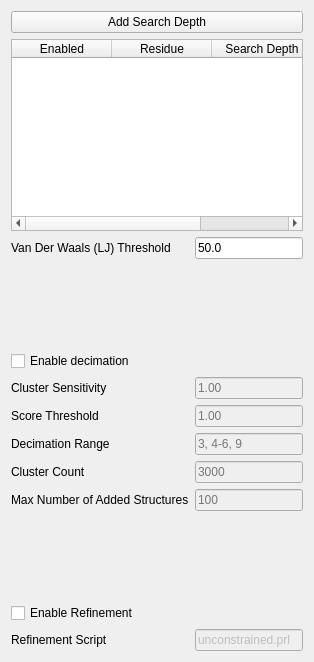
          <widget class="QWidget" name="tab_5">
           <attribute name="title">
            <string>Advanced</string>
           </attribute>
           <layout class="QVBoxLayout" name="verticalLayout_9">
            <item>
             <layout class="QHBoxLayout" name="horizontalLayout">
              <property name="topMargin">
               <number>0</number>
              </property>
              <item>
               <widget class="QPushButton" name="btAddSearchDepth">
                <property name="enabled">
                 <bool>true</bool>
                </property>
                <property name="text">
                 <string>Add Search Depth</string>
                </property>
               </widget>
              </item>
             </layout>
            </item>
            <item>
             <widget class="QTableWidget" name="twDepthSearch">
              <property name="enabled">
               <bool>true</bool>
              </property>
              <property name="editTriggers">
               <set>QAbstractItemView::NoEditTriggers</set>
              </property>
              <property name="alternatingRowColors">
               <bool>true</bool>
              </property>
              <column>
               <property name="text">
                <string>Enabled</string>
               </property>
              </column>
              <column>
               <property name="text">
                <string>Residue</string>
               </property>
              </column>
              <column>
               <property name="text">
                <string>Search Depth</string>
               </property>
              </column>
             </widget>
            </item>
            <item>
             <layout class="QFormLayout" name="formLayout_3">
              <property name="fieldGrowthPolicy">
               <enum>QFormLayout::ExpandingFieldsGrow</enum>
              </property>
              <property name="topMargin">
               <number>0</number>
              </property>
              <item row="0" column="0">
               <widget class="QLabel" name="label_22">
                <property name="text">
                 <string>Van Der Waals (LJ) Threshold</string>
                </property>
               </widget>
              </item>
              <item row="0" column="1">
               <widget class="QLineEdit" name="sbLJThreshold">
                <property name="text">
                 <string>50.0</string>
                </property>
               </widget>
              </item>
              <item row="2" column="0">
               <widget class="QCheckBox" name="cbEnableDecimation">
                <property name="enabled">
                 <bool>true</bool>
                </property>
                <property name="text">
                 <string>Enable decimation</string>
                </property>
               </widget>
              </item>
              <item row="3" column="0">
               <widget class="QLabel" name="label_12">
                <property name="text">
                 <string>Cluster Sensitivity</string>
                </property>
               </widget>
              </item>
              <item row="3" column="1">
               <widget class="QLineEdit" name="sbClusterSensitivity">
                <property name="enabled">
                 <bool>false</bool>
                </property>
                <property name="toolTip">
                 <string>&lt;html&gt;&lt;head/&gt;&lt;body&gt;&lt;p&gt;This is the number of structures in each cluster. Cannot be used with Cluster Count&lt;/p&gt;&lt;/body&gt;&lt;/html&gt;</string>
                </property>
                <property name="text">
                 <string/>
                </property>
                <property name="placeholderText">
                 <string>1.00</string>
                </property>
               </widget>
              </item>
              <item row="4" column="0">
               <widget class="QLabel" name="label_13">
                <property name="text">
                 <string>Score Threshold</string>
                </property>
               </widget>
              </item>
              <item row="4" column="1">
               <widget class="QLineEdit" name="dsbScoreThreshold">
                <property name="enabled">
                 <bool>false</bool>
                </property>
                <property name="toolTip">
                 <string>&lt;html&gt;&lt;head/&gt;&lt;body&gt;&lt;p&gt;The value entered here is a percent. REDCRAFT then takes that percent and uses it to calculate the exact score threshold by calculating X*(1+percent) where X is the previous worst structure considered and percent is the value entered in the config file. &lt;/p&gt;&lt;/body&gt;&lt;/html&gt;</string>
                </property>
                <property name="text">
                 <string/>
                </property>
                <property name="placeholderText">
                 <string>1.00</string>
                </property>
               </widget>
              </item>
              <item row="5" column="0">
               <widget class="QLabel" name="label_17">
                <property name="text">
                 <string>Decimation Range</string>
                </property>
               </widget>
              </item>
              <item row="5" column="1">
               <widget class="QLineEdit" name="DecimationRangelineEdit">
                <property name="enabled">
                 <bool>false</bool>
                </property>
                <property name="toolTip">
                 <string>&lt;html&gt;&lt;head/&gt;&lt;body&gt;&lt;p&gt;Sepereate ranges with a comma. Use a dash to include residues inbetween. 4-6 is the same as 4,5,6&lt;/p&gt;&lt;/body&gt;&lt;/html&gt;</string>
                </property>
                <property name="text">
                 <string/>
                </property>
                <property name="placeholderText">
                 <string>3, 4-6, 9</string>
                </property>
               </widget>
              </item>
              <item row="6" column="0">
               <widget class="QLabel" name="label_14">
                <property name="text">
                 <string>Cluster Count</string>
                </property>
               </widget>
              </item>
              <item row="6" column="1">
               <widget class="QLineEdit" name="sbClusterCount">
                <property name="enabled">
                 <bool>false</bool>
                </property>
                <property name="toolTip">
                 <string>&lt;html&gt;&lt;head/&gt;&lt;body&gt;&lt;p&gt;This is the approximate number of total cluster that will be created. Cannot be used with Cluster Sensitivity&lt;/p&gt;&lt;/body&gt;&lt;/html&gt;</string>
                </property>
                <property name="text">
                 <string/>
                </property>
                <property name="placeholderText">
                 <string>3000</string>
                </property>
               </widget>
              </item>
              <item row="7" column="0">
               <widget class="QLabel" name="label_15">
                <property name="text">
                 <string>Max Number of Added Structures</string>
                </property>
               </widget>
              </item>
              <item row="7" column="1">
               <widget class="QLineEdit" name="sbMax">
                <property name="enabled">
                 <bool>false</bool>
                </property>
                <property name="toolTip">
                 <string>&lt;html&gt;&lt;head/&gt;&lt;body&gt;&lt;p&gt;This is the maximum number of structures that can be added to the .out files. This value can be blank&lt;/p&gt;&lt;/body&gt;&lt;/html&gt;</string>
                </property>
                <property name="text">
                 <string/>
                </property>
                <property name="placeholderText">
                 <string>100</string>
                </property>
               </widget>
              </item>
              <item row="9" column="0" colspan="2">
               <spacer name="verticalSpacer">
                <property name="orientation">
                 <enum>Qt::Vertical</enum>
                </property>
                <property name="sizeHint" stdset="0">
                 <size>
                  <width>20</width>
                  <height>80</height>
                 </size>
                </property>
               </spacer>
              </item>
              <item row="10" column="0">
               <widget class="QCheckBox" name="cbEnableRefinement">
                <property name="text">
                 <string>Enable Refinement</string>
                </property>
               </widget>
              </item>
              <item row="11" column="0">
               <widget class="QLabel" name="label_16">
                <property name="text">
                 <string>Refinement Script</string>
                </property>
               </widget>
              </item>
              <item row="11" column="1">
               <widget class="QLineEdit" name="leRefinementScript">
                <property name="enabled">
                 <bool>false</bool>
                </property>
                <property name="sizePolicy">
                 <sizepolicy hsizetype="Expanding" vsizetype="Fixed">
                  <horstretch>0</horstretch>
                  <verstretch>0</verstretch>
                 </sizepolicy>
                </property>
                <property name="text">
                 <string>unconstrained.prl</string>
                </property>
               </widget>
              </item>
              <item row="1" column="0">
               <spacer name="verticalSpacer_2">
                <property name="orientation">
                 <enum>Qt::Vertical</enum>
                </property>
                <property name="sizeHint" stdset="0">
                 <size>
                  <width>20</width>
                  <height>80</height>
                 </size>
                </property>
               </spacer>
              </item>
             </layout>
            </item>
           </layout>
          </widget>
